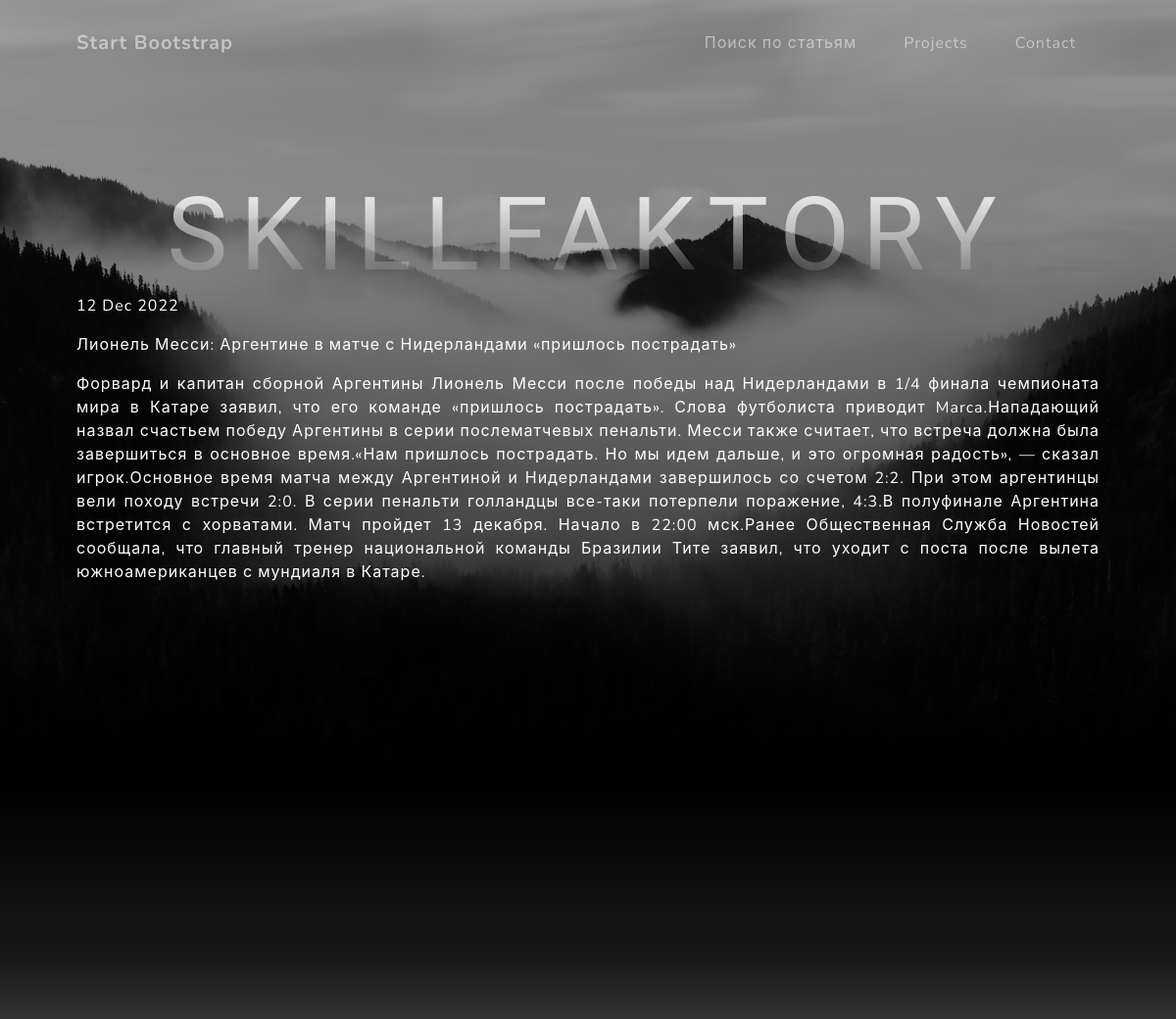
The page /news/2 on the database its author committed.
### news/models.py (models this page shows, shortened)
class Post(models.Model):
    news = "NS"
    papers = "PP"
    event_choose = [(news, "Новость"), (papers, "Статья")]
    post_author = models.ForeignKey(Author, on_delete=models.CASCADE)
    categories = models.ManyToManyField(Category, through=PostCategory)
    time_in_post = models.DateTimeField(auto_now_add=True)
    event = models.CharField(choices=event_choose, max_length=2)
    title = models.CharField(max_length=199)
    post_text = models.TextField()
    post_rating = models.IntegerField(default=0)

### news/views.py (the view)
# urls.py: path('<int:pk>', PostDetail.as_view(), name='news_detail'),
class PostDetail(DetailView):
    model = Post
    template_name = 'post_id.html'
    context_object_name = 'post'

### news/templatetags/custom_filters.py (called while the page is built)
@register.filter(name='censor')
def censor(value):
    for sw in stop_words:
        value = value.replace(sw, sw[0] + '*' * len(sw))
    return value

### templates/post_id.html (shortened to what this page needs)
{% extends 'flatpages/default.html' %}
{% load custom_filters %}
{% block content_id %}
<span style="color: #ffffff;">
               <p style="text-align: justify;">{{ post.time_in_post|date:'d M Y'  }}</p>
               <p style="text-align: justify;">{{ post.title|censor }}</p>
               <p style="text-align: justify;">{{ post.post_text|censor}}</p>
</span>
{% endblock content_id %}

### rows shown on the page
Post: time_in_post "12 Dec 2022", title|censor "Лионель Месси: Аргентине в матче с Нидерландами «пришлось пострадать»", post_text|censor "Форвард и капитан сборной Аргентины Лионель Месси после победы над Нидерландами в 1/4 финала чемпионата мира в Катаре заявил, что его команде «пришлось пострадать». Слова футболиста приводит Marca.Нападающий назвал счастьем победу Аргентины в серии послематчевых пенальти. Месси также считает, что встреча должна была завершиться в основное время.«Нам пришлось пострадать. Но мы идем дальше, и это огромная радость», — сказал игрок.Основное время матча между Аргентиной и Нидерландами завершилось со счетом 2:2. При этом аргентинцы вели походу встречи 2:0. В серии пенальти голландцы все-таки потерпели поражение, 4:3.В полуфинале Аргентина встретится с хорватами. Матч пройдет 13 декабря. Начало в…"
